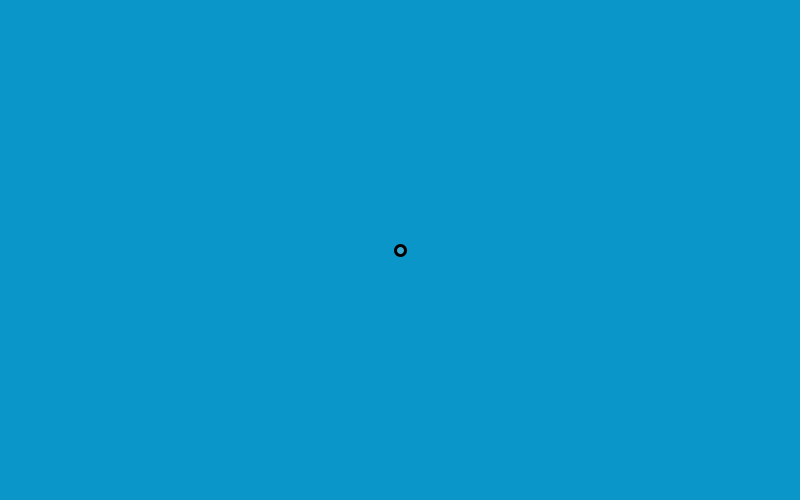
Frame 1 (no input)
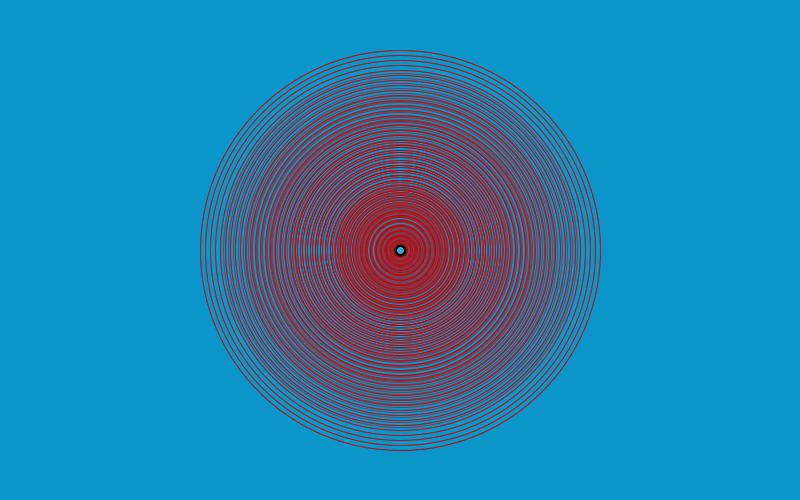
Frame 60 (the mouse pressed at the canvas centre just before this capture)
Frame 120 (the mouse held since frame 60 and released just before this capture): identical to frame 60, image omitted

The Processing sketch that drew these frames (run headless with seeded random() and noise(); from frame 60 on, the mouse is pressed at the canvas centre):

// Processing sketch: processing_42234
// ── processing_42234.pde


// different effect at different time

// Weiyuh Li


int diam = 10;  
float centX, centY;
void setup() {    
  size(800, 500); 
  frameRate(12);  // 12 frames per second                                    
  smooth(); 
  background(10, 150, 200);  
  centX = width/2; 
  centY = height/2; 
  stroke(0); 
  strokeWeight(3); 
  fill(255, 50);
} 

void draw() {    


  if (diam <= 400) { 

    ellipse(centX, centY, diam, diam);  

    diam += 10;  // increases diameter for next loop


    stroke(200, 0, 0, 150);

    strokeWeight(1);     

    noFill(); 

    int tempdiam = diam-10; 


    // loop within loop


    while (tempdiam > 10) {                               


      ellipse(centX, centY, tempdiam, tempdiam); 

      tempdiam -= second()+5;//different per second
    }
  }
}
void mouseClicked() {
  float tcentX, tcentY;
  tcentX = mouseX; 
  tcentY = mouseY; 

  stroke((120-2*second()), 4*second(), 0);
  int tdiam=10;

  for (tdiam=10;tdiam<=150;tdiam += second()/2+5) { 

    ellipse(tcentX, tcentY, tdiam, tdiam);
  }
}
